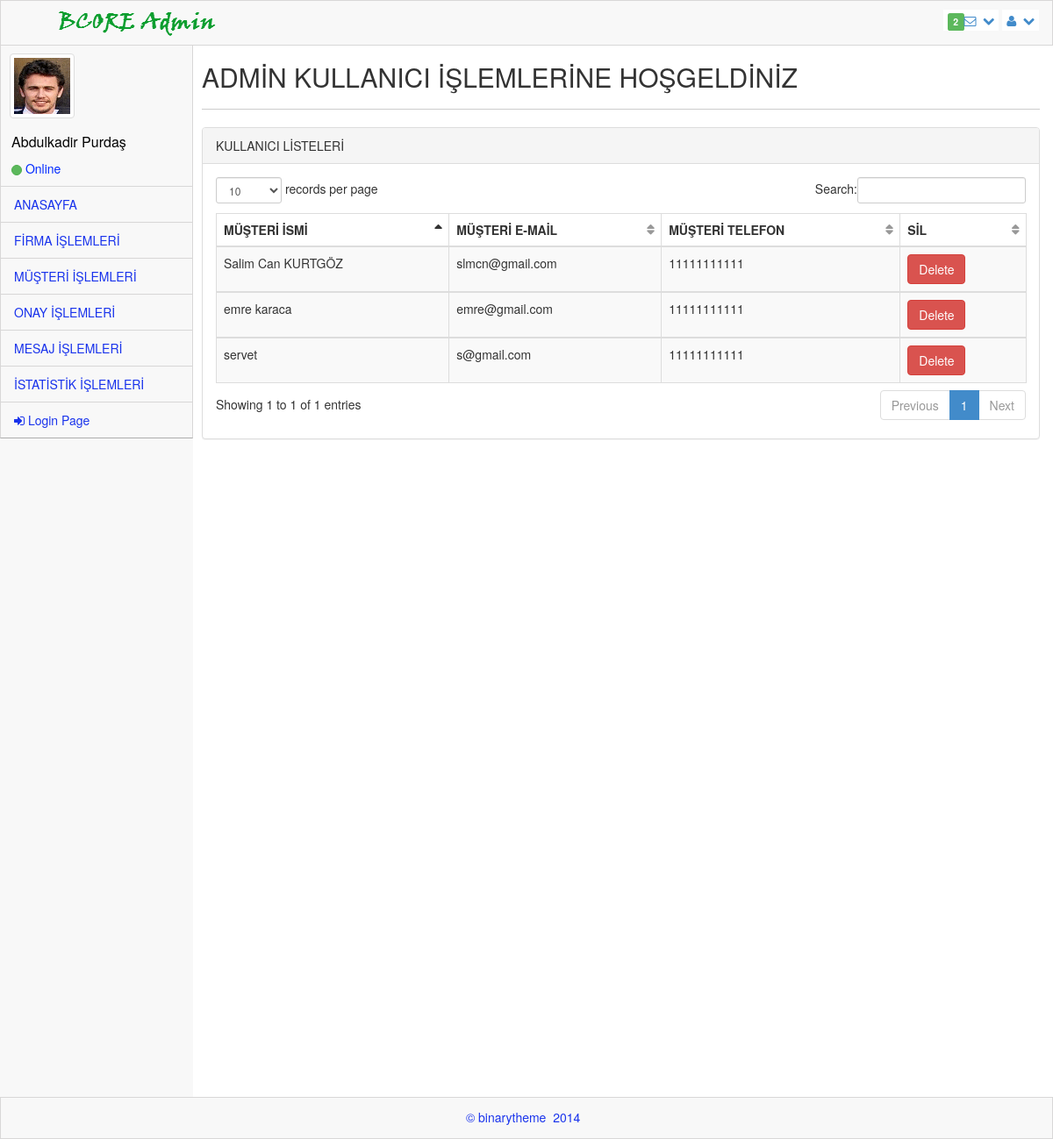
/admin_ana/admin_kullanıcı.php (signed in), run on the app's committed database.
### tables this page shows
CREATE TABLE `uye` (
  `uye_id` int(11) NOT NULL,
  `uye_adsoyad` varchar(50) NOT NULL,
  `uye_eposta` varchar(50) NOT NULL,
  `uye_sifre` varchar(50) NOT NULL,
  `uye_telefon` char(11) NOT NULL,
  `uye_firmaad` varchar(100) NOT NULL,
  `uye_il` varchar(25) NOT NULL,
  `uye_ilce` varchar(25) NOT NULL,
  `uye_tur` varchar(10) NOT NULL,
  `uye_durum` varchar(1) NOT NULL DEFAULT '0',
  `uye_yetki` varchar(1) NOT NULL
);

### admin_ana/admin_kullanıcı.php (the view, shortened to what this page needs)
<?php require_once("../baglan.php"); ?>
<!DOCTYPE html>
 <html lang="tr">
<head>
    <link rel="stylesheet" href="assets/plugins/bootstrap/css/bootstrap.css" />
    <link rel="stylesheet" href="assets/css/main.css" />
    <link rel="stylesheet" href="assets/css/theme.css" />
    <link rel="stylesheet" href="assets/css/MoneAdmin.css" />
    <link rel="stylesheet" href="assets/plugins/Font-Awesome/css/font-awesome.css" />
    <link href="assets/plugins/dataTables/dataTables.bootstrap.css" rel="stylesheet" />
</head>
<body class="padTop53 " >
    <?php
        if($_SESSION){
            $uye=$_SESSION["uye"];
        }
    ?>
    <div id="wrap">
        <div id="top">
            <nav class="navbar navbar-inverse navbar-fixed-top " style="padding-top: 10px;">
                <header class="navbar-header">
                    <a href="index.php" class="navbar-brand">
                    <img src="assets/img/logo.png" alt="" /></a>
                </header>
                <ul class="nav navbar-top-links navbar-right">
                    <li class="dropdown">
                        <a class="dropdown-toggle" data-toggle="dropdown" href="#">
                            <span class="label label-success">2</span><i class="icon-envelope-alt"></i>&nbsp; <i class="icon-chevron-down"></i>
                        </a>
                    </li>
                    <li class="dropdown">
                        <a class="dropdown-toggle" data-toggle="dropdown" href="#">
                            <i class="icon-user "></i>&nbsp; <i class="icon-chevron-down "></i>
                        </a>
                    </li>
                </ul>
            </nav>
        </div>
       <div id="left">
                <div class="media user-media well-small">
                    <a class="user-link" href="#">
                        <img class="media-object img-thumbnail user-img" alt="User Picture" src="assets/img/user.gif" />
                    </a>
                    <br />
                    <div class="media-body">
                        <h5 class="media-heading" style="font-weight: inherit; text-transform: capitalize; font-size: 16px;">
                            <?php
                                if($_SESSION){
                                    echo $uye;
                                }
                            ?>
                        </h5>
                        <ul class="list-unstyled user-info">
                            <li>
                                 <a class="btn btn-success btn-xs btn-circle" style="width: 10px;height: 12px;"></a> Online
                            </li>
                        </ul>
                    </div>
                    <br />
                </div>
          <ul id="menu" class="collapse">
                <li class="panel">
                    <a href="index.php" data-parent="#menu" data-toggle="collapse" class="accordion-toggle" data-target="#blank-nav">
                        ANASAYFA
                    </a>
                </li>
                <li class="panel">
                    <a href="admin_firma.php" data-parent="#menu" data-toggle="collapse" class="accordion-toggle" data-target="#blank-nav1">
                        FİRMA İŞLEMLERİ
                    </a>
                </li>
                <li class="panel">
                    <a href="admin_kullanıcı.php" data-parent="#menu" data-toggle="collapse" class="accordion-toggle" data-target="#blank-nav2">
                        MÜŞTERİ İŞLEMLERİ
                    </a>
                </li>
                <li class="panel">
                    <a href="admin_onay.php" data-parent="#menu" data-toggle="collapse" class="accordion-toggle" data-target="#blank-nav3">
                        ONAY İŞLEMLERİ
                    </a>
                </li>
                <li class="panel">
                    <a href="admin_mailbox.php" data-parent="#menu" data-toggle="collapse" class="accordion-toggle" data-target="#blank-nav4">
                        MESAJ İŞLEMLERİ
                    </a>
                </li>
                <li class="panel">
                    <a href="#" data-parent="#menu" data-toggle="collapse" class="accordion-toggle" data-target="#blank-nav5">
                        İSTATİSTİK İŞLEMLERİ
                    </a>
                </li>
                <li><a href="cikis.php"><i class="icon-signin"></i> Login Page </a></li>
             </ul>
        </div>
        <div id="content">
            <div class="inner" style="min-height:1200px;">
                <div class="row">
                    <div class="col-lg-12">
                        <h2>ADMİN KULLANICI İŞLEMLERİNE HOŞGELDİNİZ</h2>
                    </div>
                </div>
                <hr />
                <div class="row">
                <div class="col-lg-12">
                    <div class="panel panel-default">
                        <div class="panel-heading">
                            KULLANICI LİSTELERİ
                        </div>
                        <div class="panel-body">
                            <div class="table-responsive">
                                <table class="table table-striped table-bordered table-hover" id="dataTables-example">
                                    <thead>
                                        <tr>
                                            <th>MÜŞTERİ İSMİ</th>
                                            <th>MÜŞTERİ E-MAİL</th>
                                            <th>MÜŞTERİ TELEFON</th>
                                            <th>SİL</th>
                                        </tr>
                                    </thead>
                                    <?php
                                        $veri= $db->query("SELECT * FROM uye where uye_tur='Kullanıcı'", PDO::FETCH_ASSOC);
                                            foreach($veri as $row){
                                               $a=$row['uye_id'];
                                    ?>
                                    <tbody>
                                        <tr>
                                            <td><?php echo $row['uye_adsoyad'] ?></td>
                                            <td><?php echo $row['uye_eposta'] ?></td>
                                            <td><?php echo $row['uye_telefon'] ?></td>
                                            <td class="center">
                                                <?php echo "<a href='function.php?id=".$a."'onclick='return confirmOnay();'>";?>
                                                <button type="submit" name="kullanici_delete" class="btn btn-danger">Delete</button></a>
                                            </td>
                                        </tr>
                                    </tbody>
                                    <?php
                                    }
                                    ?>
                                </table>
                            </div>
                        </div>
                    </div>
                </div>
            </div>
            </div>
            </div>
    </div>
    <div id="footer">
        <p>&copy;  binarytheme &nbsp;2014 &nbsp;</p>
    </div>
</body>
</html>

### admin_ana/assets/css/main.css (style rules this page uses)
#wrap { margin: 0 auto; }
#footer { height: 48px; background-color: #222222; }
@media (min-width: 768px) { html, body { height: 100%; } }
@media (min-width: 768px) { #wrap { height: auto !important; height: 100%; min-height: 100%; padding: 0 0 48px; margin-bottom: -48px; } }
body.padTop53 { padding-top: 75px; overflow: visible; }
@media (min-width: 802px) { body.padTop53 { padding-top: 51px; } }
#wrap:before, #top:before, .head:before, #footer:before, #wrap:after, #top:after, .head:after, #footer:after { display: table; content: " "; }
#wrap:after, #top:after, .head:after, #footer:after { clear: both; }
#wrap { background-color: #f8f8f8; }
@media (min-width: 768px) { #left { position: relative; float: left; width: 100px; } }
@media (min-width: 768px) { #content { margin-left: 100px; } }
@media (min-width: 768px) { #left { margin-bottom: -10px; } }
@media (min-width: 992px) { #left { width: 220px; } }
@media (min-width: 992px) { #content { margin-left: 220px; } }
#top .navbar { margin-bottom: 0; border:1px solid rgb(216, 215, 215); background-color:#f8f8f8; }
#top .navbar-brand { padding: 0; }
.user-media { display: none; color:#0029FF; border-right:1px solid rgb(216, 215, 215); border-left:1px solid rgb(216, 215, 215); }
@media (min-width: 768px) { .user-media { display: block; } }
@media (min-width: 768px) { .user-media .media-body { display: none; } }
@media (min-width: 768px) { .user-media .user-link { position: relative; display: block; margin-right: auto; margin-left: auto; } }
@media (min-width: 768px) { .user-media .user-link .user-img { margin: 10px auto; } }
@media (min-width: 992px) { .user-media .user-link { float: left; } }
@media (min-width: 992px) { .user-media .user-link .user-img { margin: 10px; } }
@media (min-width: 992px) { .user-media .media-body { display: block; float: left; margin-left: 12px; } }
@media (min-width: 992px) { .user-media .media-body h5.media-heading { font-size: 18px; padding-top: 8px; margin-bottom: 11px; color: #050505; font-weight: bolder; } }
#menu { position: relative; overflow: hidden; border-right:1px solid rgb(216, 215, 215); border-left:1px solid rgb(216, 215, 215); background-color:#f8f8f8; border-bottom: 1px solid rgba(0, 0, 0, 0.3); -webkit-box-shadow: 0 1px 0 rgba(255, 255, 255, 0.05); box-shadow: 0 1px 0 rgba(255, 255, 255, 0.05); }
#menu, #menu ul { padding: 0; margin: 0; list-style: none; }
@media (min-width: 768px) { #menu.collapse { display: inherit !important; } }
#menu > li { position: relative; display: block; margin: 0; border-width: 0; border-radius: 0; }
#menu > li > a { position: relative; display: block; padding: 10px 15px; color: #1933EC; border-top:1px solid rgb(216, 215, 215); }
#menu > li.panel { background-color: transparent; }
#menu li > a { text-decoration: none; }
@media (min-width: 768px) { .mini-sidebar #menu > li > a, #menu > li > a { text-align: center; } }
@media (min-width: 768px) { .mini-sidebar #menu > li > a > i, #menu > li > a > i { display: block; font-size: 20px; } }
@media (min-width: 768px) { #menu:after, .mini-sidebar #menu:after { position: absolute; top: 0; right: 0; bottom: 0; left: 0; display: block; width: 0; -webkit-box-shadow: 97px 1px 5px 2px rgba(0, 0, 0, 0.6); box-shadow: 97px 1px 5px 2px rgba(0, 0, 0, 0.6); } }
@media (min-width: 992px) { #menu > li > a { text-align: left; } }
@media (min-width: 992px) { #menu > li > a > i { display: inline; font-size: 14px; } }
@media (min-width: 992px) { #menu:after { -webkit-box-shadow: 217px 1px 5px 2px rgba(0, 0, 0, 0.6); box-shadow: 217px 1px 5px 2px rgba(0, 0, 0, 0.6); } }
#content { -webkit-transition: margin 0.4s; transition: margin 0.4s; }
.inner { position: relative; min-height: 1px; padding-right: 15px; padding-left: 10px; background: #fff; border: 0px solid #e4e4e4; min-height:1200px; }
@media (min-width: 768px) { .inner { float: left; width: 100%; } }
.inner .row { margin-right: -15px; margin-left: -15px; }
#footer { margin: 0 auto; color: #1933EC; background-color:#f8f8f8; border:1px solid rgb(216, 215, 215); }
#footer p { padding: 12px 0 0; text-align: center; }
.btn-circle { width: 40px; height: 40px; padding: 8px 10px; border-radius: 500px; }
.btn-circle.btn-xs { width: 20px; height: 20px; padding: 0 5px; }
.inner hr { margin-top: 10px; border-top-color: #ccc; }

### data on the page
uye: uye_adsoyad "Salim Can KURTGÖZ", uye_eposta "slmcn@gmail.com", uye_telefon "11111111111"
uye: uye_adsoyad "emre karaca", uye_eposta "emre@gmail.com", uye_telefon "11111111111"
uye: uye_adsoyad "servet", uye_eposta "s@gmail.com", uye_telefon "11111111111"

### other printed values
$uye "Abdulkadir Purdaş"
